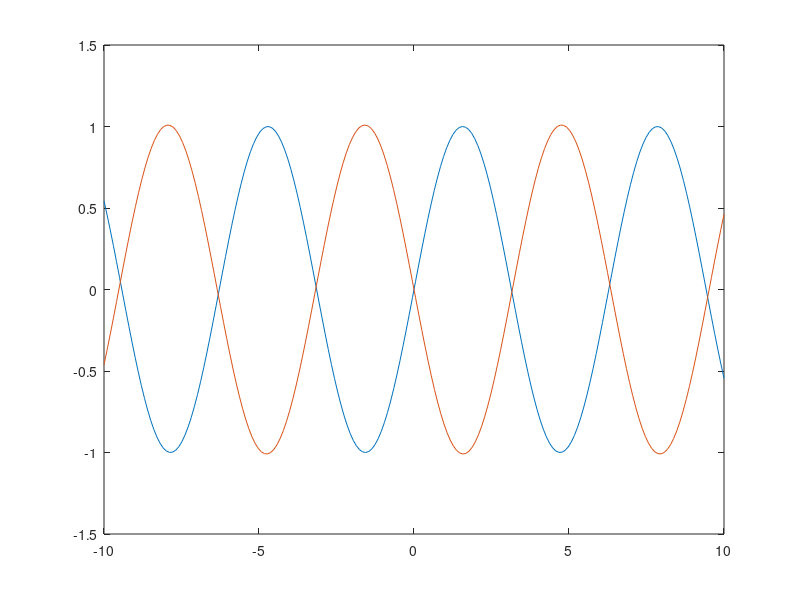

Write MATLAB code to recreate this figure.
clear all
clc
t=linspace(-10,10,200);
h=0.1;
f=sin(t);
%f=sin(t)+0.1*rand(1,length(t));
d1=zeros(1, length(t)-1);
d2=zeros(1, length(t)-2);
for n=1:length(t)-2
    d2(n)=(f(n+2)-2*f(n+1)+f(n))/h^2;
end
%for n=1:length(t)-1
%diffm(n)=(f(n+1)-f(n))/h;
%end
%for n=1:length(t)=2
%diffidiffm(n)=(diffm(n+1)-diffm(n))/h;
%end
t1=linspace(-10,10,length(t)-1);
t2=linspace(-10,10,length(t)-2);
plot(t,f,t2,d2)
